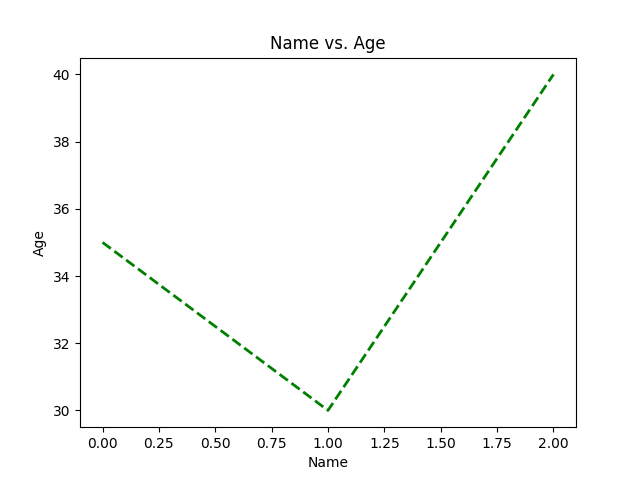

The script that drew this image:
import matplotlib.pyplot as plt
import pandas as pd

data = {'Name': ['Alice', 'Bob', 'Charlie'],
        'Age': [35, 30, 40],
        'City': ['New York', 'London', 'Rio de Janairo']}
df = pd.DataFrame(data)

# Plotting Age vs. Name
# plt.plot(df['Name'], df['Age'])
df['Age'].plot(kind='line', color='green', linestyle='--', linewidth=2)
plt.xlabel('Name')
plt.ylabel('Age')
plt.title('Name vs. Age')
plt.show()
